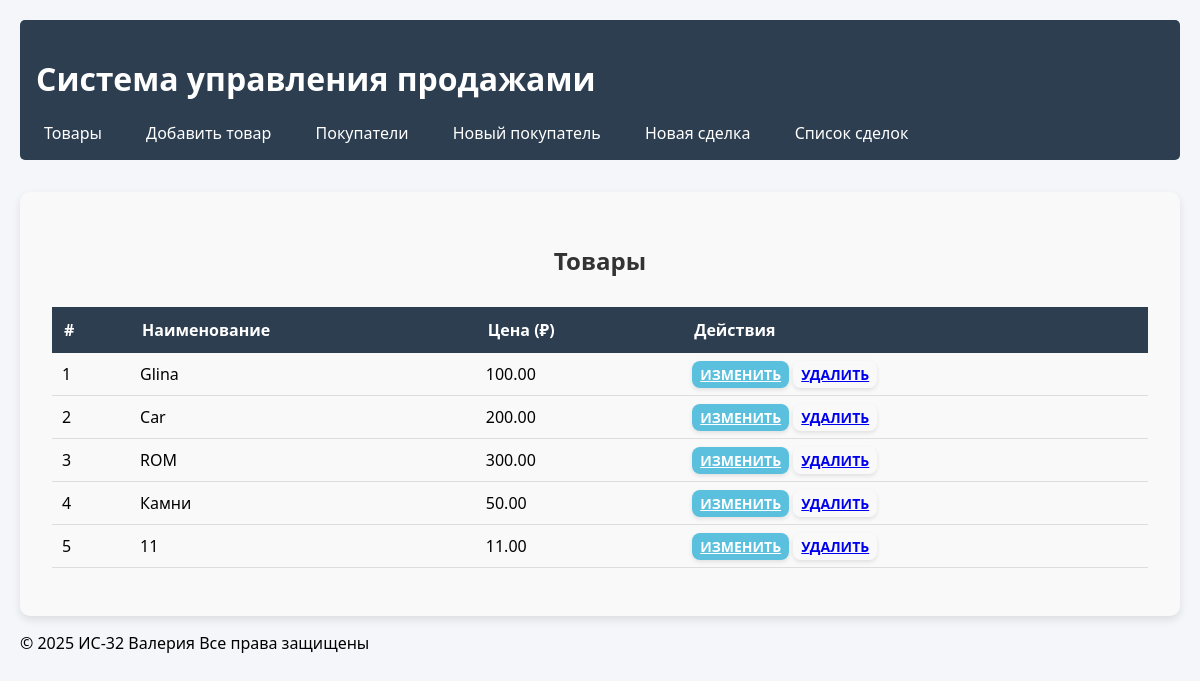
Screenshot of /products/ with the database file from the repository.
### sales/models.py (models this page shows, shortened)
class Product(models.Model):
    name  = models.CharField("Наименование", max_length=255)
    price = models.DecimalField("Цена", max_digits=10, decimal_places=2)

### sales/views.py (the view)
# urls.py: path('products/', views.product_list, name='product_list'),
def product_list(request):
    products = Product.objects.all()
    return render(request, 'sales/product_list.html', {'products': products})

### sales/templates/sales/product_list.html (shortened to what this page needs)
{% extends 'sales/base.html' %}
{% load static %}
{% block content %}
<div class="container mt-4">
  <div class="d-flex justify-content-between align-items-center mb-3">
    <h2>Товары</h2>
  </div>
  <div class="table-responsive">
    <table class="table table-striped align-middle">
      <thead>
        <tr>
          <th>#</th>
          <th>Наименование</th>
          <th class="text-end">Цена (₽)</th>
          <th class="text-center">Действия</th>
        </tr>
      </thead>
      <tbody>
        {% for product in products %}
        <tr>
          <td>{{ forloop.counter }}</td>
          <td>{{ product.name }}</td>
          <td class="text-end">{{ product.price|floatformat:2 }}</td>
          <td class="text-center">
            <a href="{% url 'sales:product_edit' product.id %}" class="btn btn-primary btn-sm">Изменить</a>
            <a href="{% url 'sales:product_delete' product.id %}" class="btn btn-sm btn-outline-danger">Удалить</a>
          </td>
        </tr>
        {% empty %}
        <tr>
          <td colspan="4" class="text-center text-muted">Нет доступных товаров</td>
        </tr>
        {% endfor %}
      </tbody>
    </table>
  </div>
</div>
{% endblock %}

### static/sales/style.css (style rules this page uses)
:root { --primary-color: #2c3e50; --secondary-color: #3498db; }
body { font-family: 'Segoe UI', Tahoma, Geneva, Verdana, sans-serif; margin: 0; padding: 20px; background-color: #f5f6fa; }
.container { background-color: white; padding: 2rem; border-radius: 5px; box-shadow: 0 2px 5px rgba(0,0,0,0.1); }
table { width: 100%; border-collapse: collapse; margin: 1rem 0; }
th { background-color: var(--primary-color); color: white; padding: 12px; text-align: left; }
td { padding: 10px; border-bottom: 1px solid #ddd; }
.container { background-color: #f9f9f9; border-radius: 10px; box-shadow: 0 4px 8px rgba(0, 0, 0, 0.1); }
h2 { text-align: center; margin-bottom: 30px; color: #333; }
.btn { border-radius: 0.5rem; padding: 10px 20px; font-size: 1rem; font-weight: 600; text-transform: uppercase; border: none; cursor: pointer; transition: all 0.3s ease; box-shadow: 0 2px 4px rgba(0, 0, 0, 0.1); }
.btn-primary { background-color: #5bc0de; color: white; }

### sales/templates/sales/base.html (style rules this page uses)
.btn { border-radius: 0.5rem; font-size: 0.875rem; padding: 0.25rem 0.5rem; font-weight: 600; text-transform: uppercase; border: none; cursor: pointer; transition: all 0.3s ease; box-shadow: 0 2px 4px rgba(0, 0, 0, 0.1); }
.btn-primary { background-color: #5bc0de; color: white; }

### rows the page displays
Product: name "Glina", price "100.00"
Product: name "Car", price "200.00"
Product: name "ROM", price "300.00"
Product: name "Камни", price "50.00"
Product: name "11", price "11.00"
